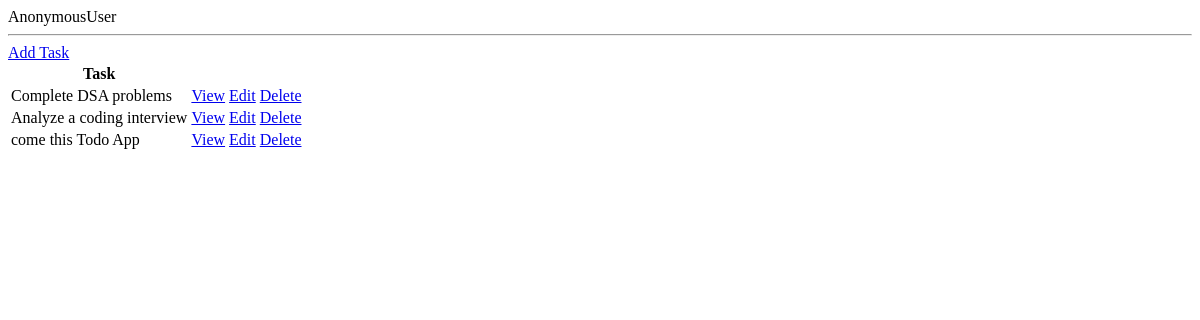
Before: / with the older database file.
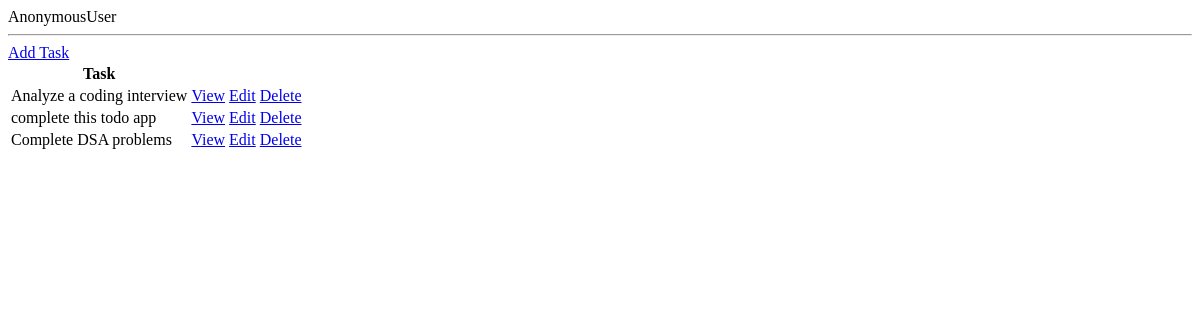
After: the same page with the newer database file.
### base/models.py (models this page shows, shortened)
class Task(models.Model):
    user = models.ForeignKey(User, on_delete=models.CASCADE)
    title = models.CharField(max_length=200)
    description = models.TextField(blank=True)
    complete = models.BooleanField(default=False)
    create = models.DateTimeField(auto_now_add=True)
    class Meta:
        ordering = ['complete']

### base/views.py (the view)
# urls.py: path('', views.TaskListView.as_view(), name='task-list' ),
class TaskListView(ListView):
    model = Task

### base/templates/base/task_list.html (shortened to what this page needs)
<!DOCTYPE html>
<html lang="en">
<head>
</head>
<body>
    {{request.user}}
    <hr>
    <a href="{% url 'task-create' %}">Add Task</a>
    <table>
        <tr>
            <th>Task</th>
        </tr>
        {%for task in task_list%}
        <tr>
            <td>{{task.title}}</td>
            <td><a href="{% url 'task-detail' task.id %}">View</a></td>
            <td><a href="{% url 'task-update' task.id %}">Edit</a></td>
            <td><a href="{% url 'task-delete' task.id %}">Delete</a></td>
        </tr>
        {% endfor %}
    </table>
</body>
</html>

Changed rows visible on the page:
removed Task: title "come this Todo App"
shown differently, row unchanged: Task "Analyze a coding interview": moves up the list
added Task: title "complete this todo app"
